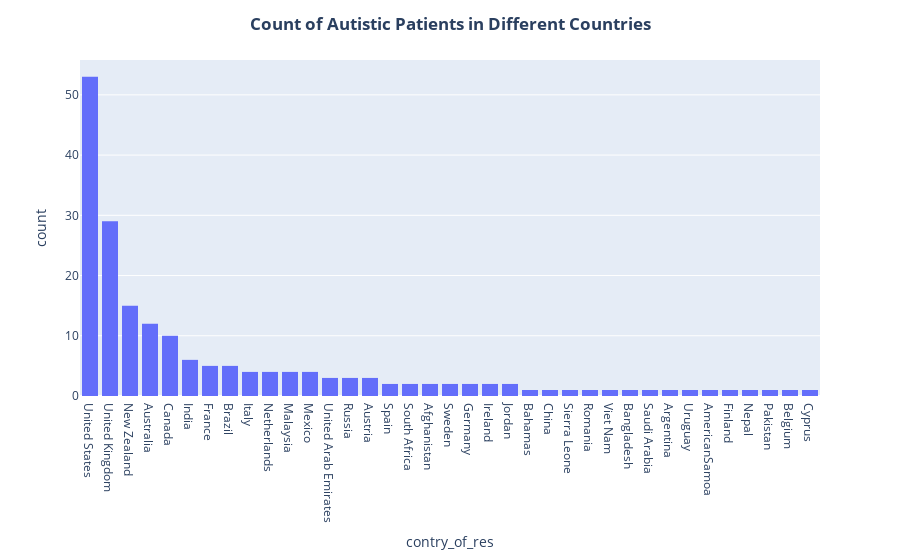

Notebook source saved alongside this figure:
### Code cell
# Count of Autistic Patients in Different Countries
filtered_df = df[df['Class/ASD'] == "YES"]

# Create a histogram
fig = px.histogram(filtered_df, x='contry_of_res')

# Update layout to center the title and set the category order
fig.update_layout(
    title_text='<b>Count of Autistic Patients in Different Countries</b>',
    title_x=0.5,
    xaxis=dict(categoryorder='total descending')
)

# Show the plot
fig.show()

### Figure 1 — Plotly figure (JSON) as saved in the notebook; plotly's stock layout.template omitted (floating-point values rounded to 4 significant figures; data arrays with more than 128 entries replaced by an {"elided": "..."} marker saying what was removed)
{"data": [{"alignmentgroup": "True", "bingroup": "x", "hovertemplate": "contry_of_res=%{x}<br>count=%{y}<extra></extra>", "legendgroup": "", "marker": {"color": "#636efa", "pattern": {"shape": ""}}, "name": "", "offsetgroup": "", "orientation": "v", "showlegend": false, "type": "histogram", "x": {"elided": "189 str values"}, "xaxis": "x", "yaxis": "y"}], "layout": {"barmode": "relative", "legend": {"tracegroupgap": 0}, "margin": {"t": 60}, "title": {"text": "<b>Count of Autistic Patients in Different Countries</b>", "x": 0.5}, "xaxis": {"anchor": "y", "categoryorder": "total descending", "domain": [0, 1], "title": {"text": "contry_of_res"}}, "yaxis": {"anchor": "x", "domain": [0, 1], "title": {"text": "count"}}}}
